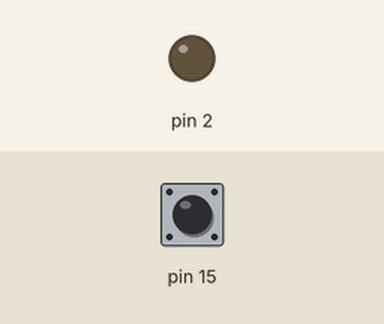
This sketch was run on a simulated Arduino Uno, built with avr-gcc and run on an emulated ATmega328P. On the bench: output pins drawn as LEDs (lit = HIGH). The test bench sets the inputs (shaded band); at power-on: pin 15 HIGH.

Above: at 1.2 s.
1.3 s: pin 15 pulled LOW for 0.15 s
At 1.37 s:
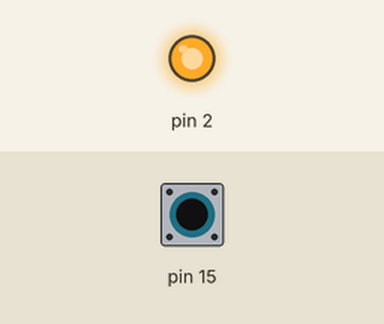
2.9 s: pin 15 pulled LOW for 3.2 s
At 6.9 s:
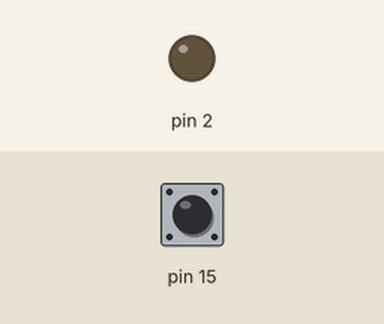
Timing chart, 0 to 8.4 s (numbered marks = the images above; inputs shaded):
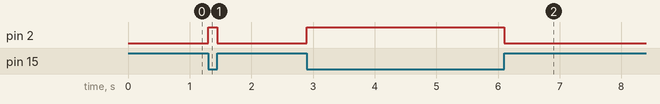

The sketch:

listing1.ino
```cpp
void setup() {
  // put your setup code here, to run once:
  pinMode(2, OUTPUT);
  pinMode(15, INPUT_PULLUP);
}

void loop() {
  // put your main code here, to run repeatedly:
  int status = digitalRead(15);
  if (status == LOW) {
  digitalWrite(2, HIGH);
  } else {
  digitalWrite(2, LOW);
  }
}
```

Measured:
- after the input at 1.3 s, pin 2: LOW → HIGH at once, → LOW 0.15 s later
- after the input at 2.9 s, pin 2: LOW → HIGH at once, → LOW 3.2 s later
